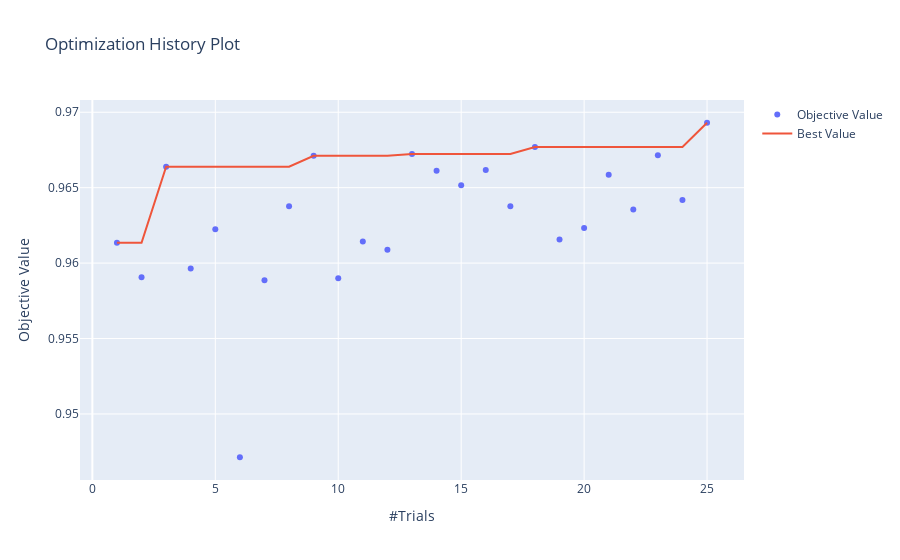

The code cell stored with this chart in its notebook:
### Code cell
plot_optimization_history(study)

### Figure 1 — Plotly figure (JSON) as saved in the notebook; plotly's stock layout.template omitted (floating-point values rounded to 4 significant figures)
{"data": [{"mode": "markers", "name": "Objective Value", "type": "scatter", "x": [1, 2, 3, 4, 5, 6, 7, 8, 9, 10, 11, 12, 13, 14, 15, 16, 17, 18, 19, 20, 21, 22, 23, 24, 25], "y": [0.9613, 0.9591, 0.9664, 0.9596, 0.9622, 0.9471, 0.9589, 0.9638, 0.9671, 0.959, 0.9614, 0.9609, 0.9672, 0.9661, 0.9652, 0.9662, 0.9638, 0.9677, 0.9616, 0.9623, 0.9659, 0.9636, 0.9671, 0.9642, 0.9693]}, {"name": "Best Value", "type": "scatter", "x": [1, 2, 3, 4, 5, 6, 7, 8, 9, 10, 11, 12, 13, 14, 15, 16, 17, 18, 19, 20, 21, 22, 23, 24, 25], "y": [0.9613, 0.9613, 0.9664, 0.9664, 0.9664, 0.9664, 0.9664, 0.9664, 0.9671, 0.9671, 0.9671, 0.9671, 0.9672, 0.9672, 0.9672, 0.9672, 0.9672, 0.9677, 0.9677, 0.9677, 0.9677, 0.9677, 0.9677, 0.9677, 0.9693]}], "layout": {"title": {"text": "Optimization History Plot"}, "xaxis": {"title": {"text": "#Trials"}}, "yaxis": {"title": {"text": "Objective Value"}}}}
